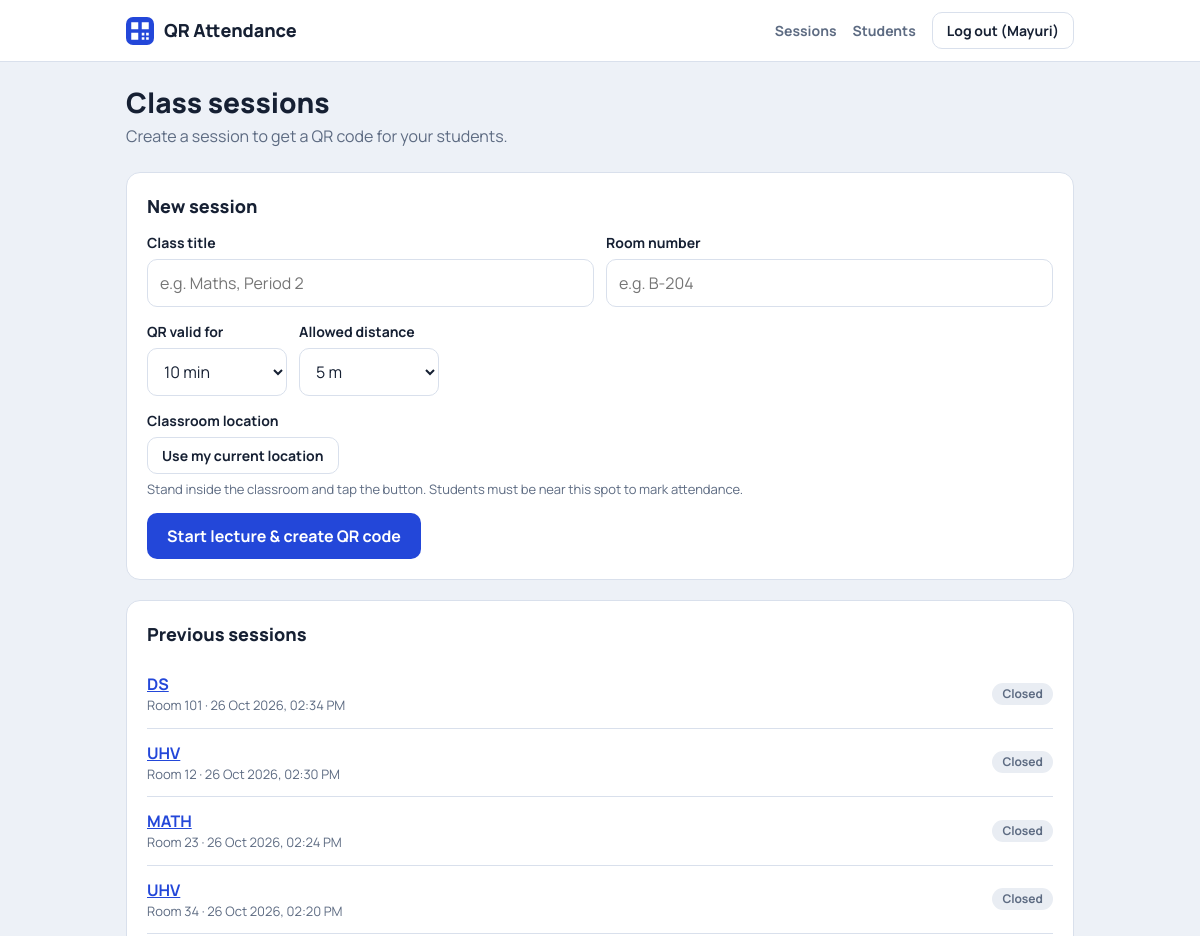
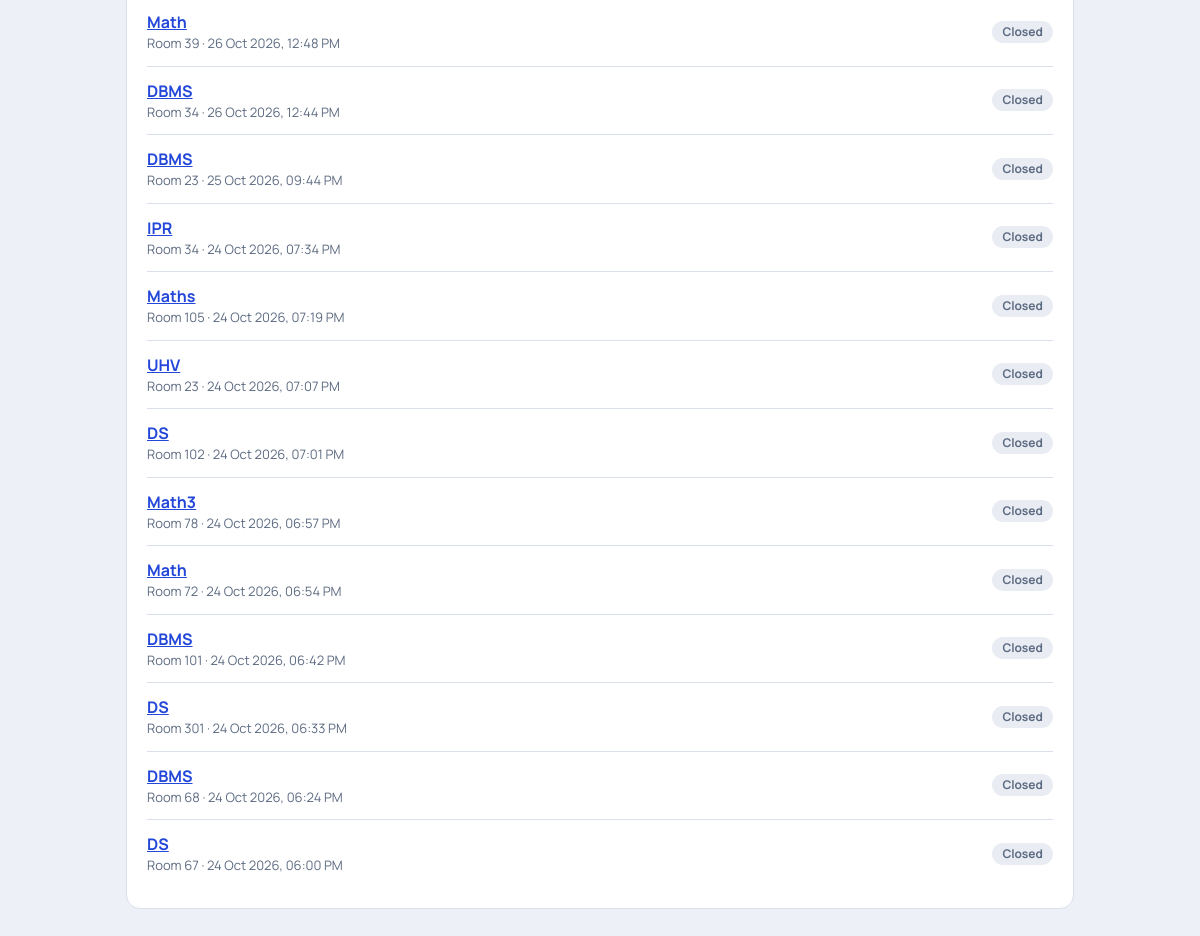
Page /sessions/ (signed in) on the committed database (2 pictures, top to bottom).
### attendance/models.py (models this page shows, shortened)
class ClassSession(models.Model):
    title = models.CharField(max_length=100)
    token = models.UUIDField(default=uuid.uuid4, unique=True, editable=False)
    created_by = models.ForeignKey(User, on_delete=models.CASCADE)
    created_at = models.DateTimeField(auto_now_add=True)
    expires_at = models.DateTimeField()
    room_name = models.CharField(max_length=50, blank=True, default='')
    latitude = models.FloatField(null=True, blank=True)
    longitude = models.FloatField(null=True, blank=True)
    radius_m = models.PositiveIntegerField(default=5)  # allowed distance in metres
    def is_active(self):
        return timezone.now() <= self.expires_at

### attendance/views.py (the view, shortened to what this page needs)
# urls.py: path('sessions/', views.session_list, name='session_list'),
@teacher_required
def session_list(request):
    sessions = ClassSession.objects.order_by('-created_at')
    return render(request, 'attendance/session_list.html', {'sessions': sessions})

### attendance/templates/attendance/session_list.html (shortened to what this page needs)
{% extends 'attendance/base.html' %}
{% block content %}
<h1>Class sessions</h1>
<p class="sub">Create a session to get a QR code for your students.</p>
<form method="post" class="card" id="sessionForm">
  <h2>New session</h2>
  <div class="row">
    <div class="grow">
      <label for="title">Class title</label>
      <input id="title" name="title" placeholder="e.g. Maths, Period 2" required>
    </div>
    <div class="grow">
      <label for="room_name">Room number</label>
      <input id="room_name" name="room_name" placeholder="e.g. B-204">
    </div>
  </div>
  <div class="row" style="margin-top:14px">
    <div class="fixed">
      <label for="minutes">QR valid for</label>
      <select id="minutes" name="minutes">
        <option value="10" selected>10 min</option>
      </select>
    </div>
    <div class="fixed">
      <label for="radius_m">Allowed distance</label>
      <select id="radius_m" name="radius_m">
        <option value="5" selected>5 m</option>
      </select>
    </div>
  </div>
  <div class="field" style="margin-top:14px">
    <label>Classroom location</label>
    <button type="button" class="btn ghost" id="locBtn">Use my current location</button>
    <p class="hint" id="locStatus">Stand inside the classroom and tap the button. Students must be near this spot to mark attendance.</p>
  </div>
  <button class="btn" id="startBtn" disabled>Start lecture &amp; create QR code</button>
</form>
<div class="card">
  <h2>Previous sessions</h2>
  <ul class="list">
  {% for s in sessions %}
    <li>
      <div>
        <a class="t" href="{% url 'session_detail' s.token %}">{{ s.title }}</a>
        <div class="m">{% if s.room_name %}Room {{ s.room_name }} · {% endif %}{{ s.created_at|date:"d M Y, h:i A" }}</div>
      </div>
      {% if s.is_active %}<span class="badge on">Open</span>{% else %}<span class="badge off">Closed</span>{% endif %}
    </li>
  {% empty %}
    <li class="empty" style="display:block">No sessions yet. Create one above to get a QR code.</li>
  {% endfor %}
  </ul>
</div>
{% endblock %}

### attendance/templates/attendance/base.html (shortened to what this page needs)
<!DOCTYPE html>
<html lang="en">
<head>
</head>
<body>
  <header class="nav">
    <div class="nav-in">
      <a class="brand" href="{% url 'home' %}">
        <svg viewBox="0 0 32 32" aria-hidden="true"><rect width="32" height="32" rx="8" fill="#2347d9"/><path fill="#fff" d="M6 6h8v8H6zM18 6h8v8h-8zM6 18h8v8H6zM18 18h3v3h-3zM23 18h3v3h-3zM18 23h3v3h-3zM23 23h3v3h-3z"/></svg>
        QR Attendance
      </a>
      {% if user.is_authenticated %}
        {% if user.is_superuser %}
          <a class="link" href="{% url 'admin_home' %}">Dashboard</a>
          <a class="link" href="{% url 'faculty_list' %}">Faculty</a>
          <a class="link" href="{% url 'student_list' %}">Students</a>
          <a class="link" href="{% url 'attendance_all' %}">Attendance</a>
        {% elif user.is_staff %}
          <a class="link" href="{% url 'session_list' %}">Sessions</a>
          <a class="link" href="{% url 'faculty_students' %}">Students</a>
        {% else %}
          <a class="link" href="{% url 'my_attendance' %}">My attendance</a>
        {% endif %}
        <form method="post" action="{% url 'logout' %}">
          <button class="btn ghost">Log out ({{ user.username }})</button>
        </form>
      {% endif %}
    </div>
  </header>
  <main>
    {% block content %}{% endblock %}
  </main>
</body>
</html>

### attendance/templates/attendance/base.html (style rules this page uses)
:root { --bg:#edf1f7; --card:#fff; --ink:#162033; --muted:#5d6b82; --line:#d9e0ec; --brand:#2347d9; --brand-dark:#1a37b0; --ok:#11795a; --ok-bg:#dff5ec; --bad:#b3261e; --bad-bg:#fde8e6; --info-bg:#e4eafc; }
* { box-sizing:border-box }
body { margin:0;background:var(--bg);color:var(--ink);font-family:'Manrope',system-ui,-apple-system,'Segoe UI',Arial,sans-serif;line-height:1.5 }
a { color:var(--brand) }
.nav { background:var(--card);border-bottom:1px solid var(--line) }
.nav-in { max-width:980px;margin:0 auto;padding:12px 16px;display:flex;align-items:center;gap:16px;flex-wrap:wrap }
.brand { display:flex;align-items:center;gap:10px;font-weight:800;font-size:18px;color:var(--ink);text-decoration:none;margin-right:auto }
.brand svg { width:28px;height:28px }
.nav a.link { color:var(--muted);text-decoration:none;font-weight:700;font-size:14px }
.nav form { margin:0 }
main { max-width:980px;margin:0 auto;padding:24px 16px 48px }
h1 { font-size:28px;line-height:1.2;margin:0 0 4px;font-weight:800 }
h2 { font-size:18px;margin:0 0 12px;font-weight:800 }
.sub { color:var(--muted);margin:0 0 24px }
.card { background:var(--card);border:1px solid var(--line);border-radius:14px;padding:20px;margin-bottom:20px }
label { display:block;font-weight:700;font-size:14px;margin-bottom:6px }
input,select { width:100%;padding:11px 12px;font:inherit;border:1px solid var(--line);border-radius:10px;background:#fff;color:var(--ink) }
.field { margin-bottom:14px }
.row { display:flex;gap:12px;flex-wrap:wrap;align-items:flex-end }
.row .grow { flex:1 1 200px }
.row .fixed { flex:0 0 140px }
.btn { display:inline-block;background:var(--brand);color:#fff;border:0;border-radius:10px;padding:11px 20px;font:inherit;font-weight:700;cursor:pointer;text-decoration:none }
.btn.ghost { background:transparent;color:var(--ink);border:1px solid var(--line);padding:7px 14px;font-size:14px }
.badge { display:inline-block;padding:2px 10px;border-radius:99px;font-size:12px;font-weight:700 }
.badge.off { background:#e9edf3;color:var(--muted) }
.list { list-style:none;margin:0;padding:0 }
.list li { display:flex;justify-content:space-between;align-items:center;gap:12px;padding:12px 0;border-top:1px solid var(--line) }
.list li:first-child { border-top:0 }
.list .t { font-weight:700 }
.list .m { color:var(--muted);font-size:13px }
.hint { color:var(--muted);font-size:13px;margin:6px 0 0 }

### rows in the picture
ClassSession: title "DS", room_name "101", created_at "26 Oct 2026, 02:34 PM", shows "Closed"
ClassSession: title "UHV", room_name "12", created_at "26 Oct 2026, 02:30 PM", shows "Closed"
ClassSession: title "MATH", room_name "23", created_at "26 Oct 2026, 02:24 PM", shows "Closed"
ClassSession: title "UHV", room_name "34", created_at "26 Oct 2026, 02:20 PM", shows "Closed"
ClassSession: title "Math", room_name "39", created_at "26 Oct 2026, 12:48 PM", shows "Closed"
ClassSession: title "DBMS", room_name "34", created_at "26 Oct 2026, 12:44 PM", shows "Closed"
ClassSession: title "DBMS", room_name "23", created_at "25 Oct 2026, 09:44 PM", shows "Closed"
ClassSession: title "IPR", room_name "34", created_at "24 Oct 2026, 07:34 PM", shows "Closed"
ClassSession: title "Maths", room_name "105", created_at "24 Oct 2026, 07:19 PM", shows "Closed"
ClassSession: title "UHV", room_name "23", created_at "24 Oct 2026, 07:07 PM", shows "Closed"
ClassSession: title "DS", room_name "102", created_at "24 Oct 2026, 07:01 PM", shows "Closed"
ClassSession: title "Math3", room_name "78", created_at "24 Oct 2026, 06:57 PM", shows "Closed"
ClassSession: title "Math", room_name "72", created_at "24 Oct 2026, 06:54 PM", shows "Closed"
ClassSession: title "DBMS", room_name "101", created_at "24 Oct 2026, 06:42 PM", shows "Closed"
ClassSession: title "DS", room_name "301", created_at "24 Oct 2026, 06:33 PM", shows "Closed"
ClassSession: title "DBMS", room_name "68", created_at "24 Oct 2026, 06:24 PM", shows "Closed"
ClassSession: title "DS", room_name "67", created_at "24 Oct 2026, 06:00 PM", shows "Closed"

### other values in the picture
{{ user.username }} "Mayuri"
